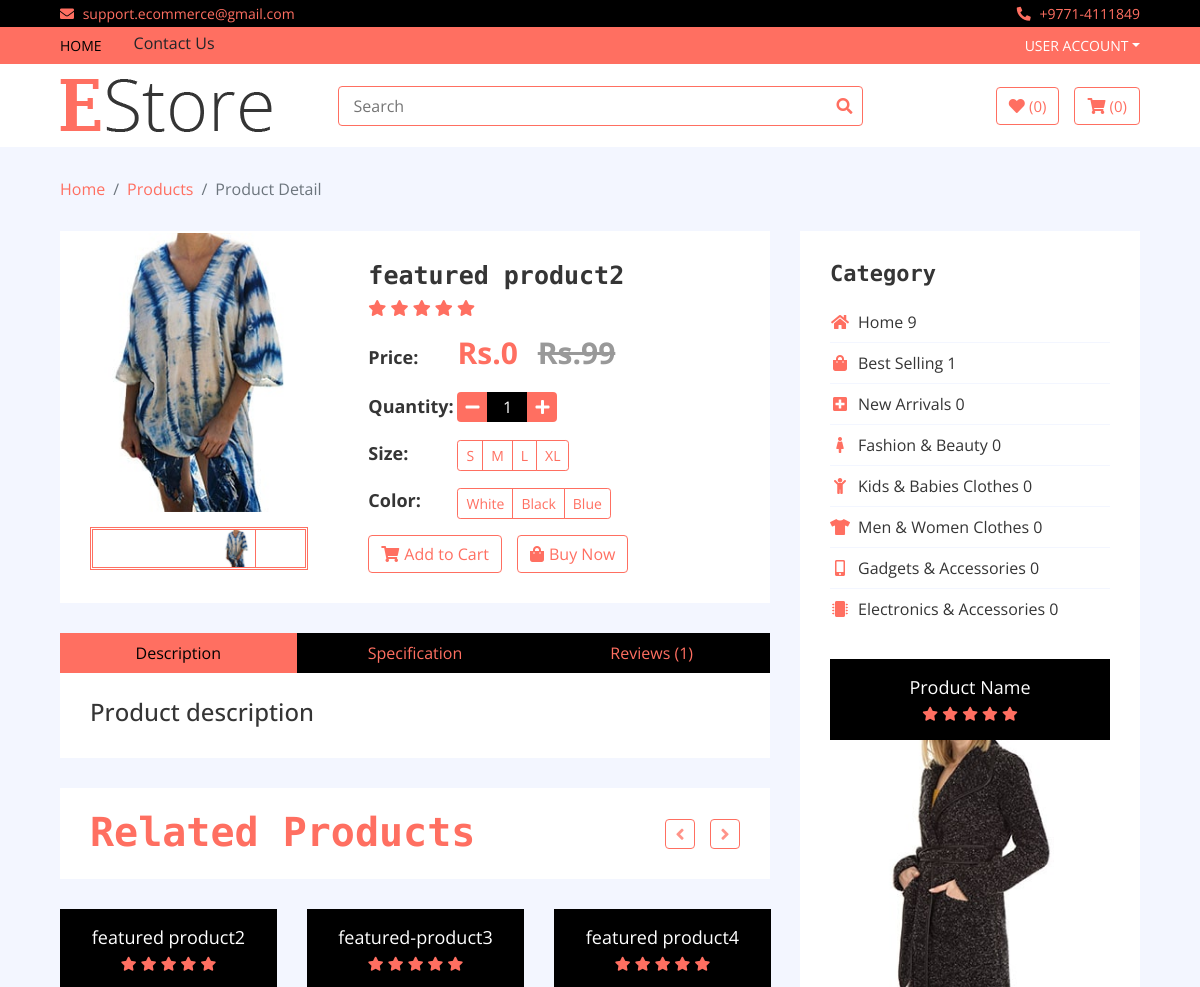
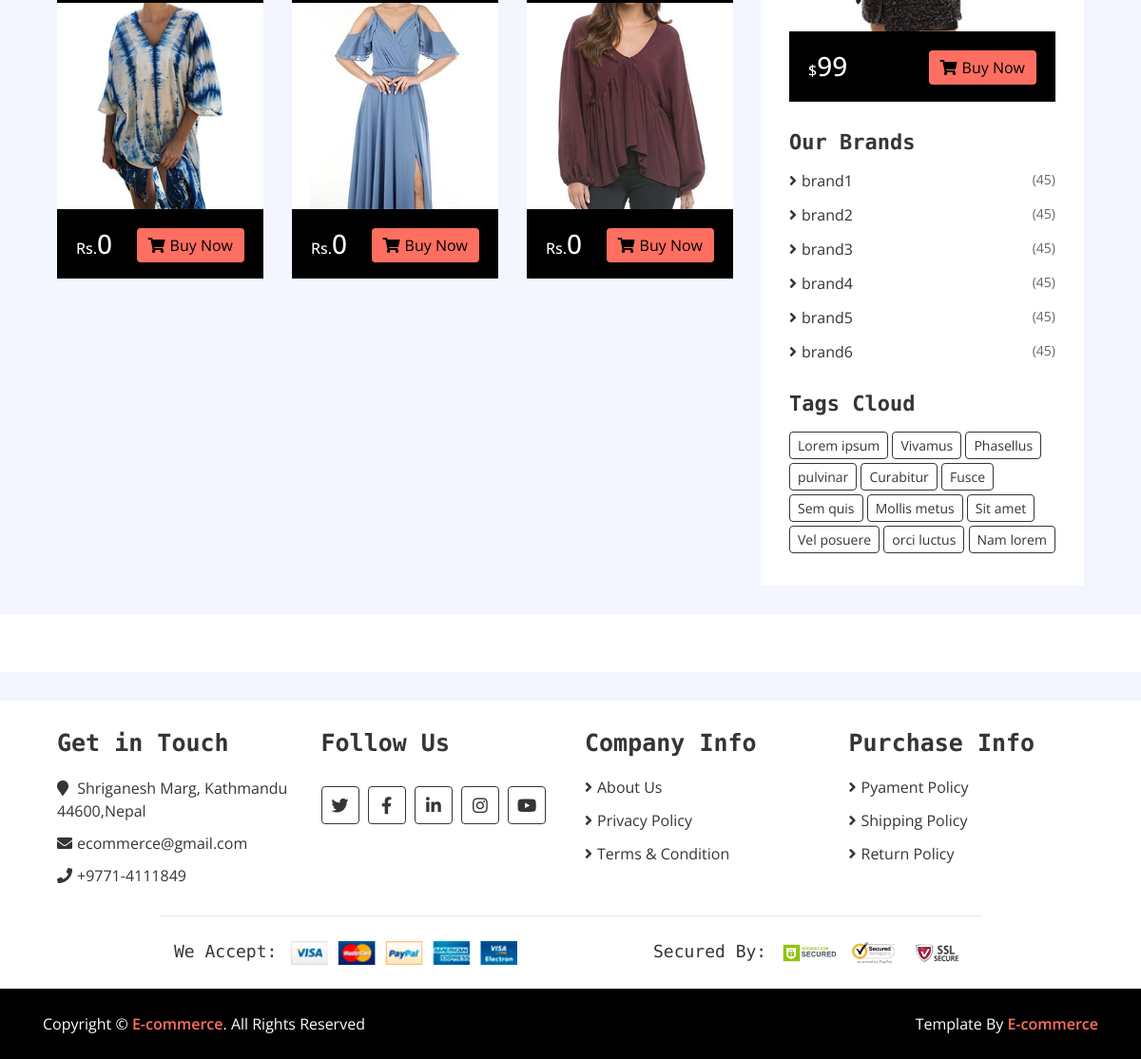
The app's page /products/featured product2 with its own data (2 pictures, top to bottom).
### home/models.py (models this page shows, shortened)
class Item(models.Model):
    title=models.CharField(max_length=200)
    price=models.IntegerField()
    discounted_price=models.IntegerField(default=0)
    label=models.CharField(choices=LABEL, max_length=200)
    image=models.ImageField(upload_to='media')
    status=models.CharField(choices=STATUS,max_length=200)
    slug=models.CharField(max_length=200,unique=True)
    category=models.ForeignKey("Category",on_delete=models.CASCADE)
    brand=models.ForeignKey("Brand",on_delete=models.CASCADE,null=True)
    description=models.TextField(blank=True)
    specification=models.TextField(blank=True)

class Category(models.Model):
    name=models.CharField( max_length=200)
    image=models.CharField( max_length=200)
    slug=models.CharField(max_length=100,unique=True)
    status=models.CharField(choices=STATUS,max_length=200)

class Brand(models.Model):
    name=models.CharField(max_length=200)
    image=models.ImageField( upload_to='media')
    status=models.CharField(choices=STATUS,max_length=200)

### home/views.py (the view)
# urls.py: path('products/<slug>',ItemDetailView.as_view(),name='products'),  # the slug value comes from model
class ItemDetailView(BaseView):
    def get(self,request,slug): # this slug is the value passed from url
        self.views['item_detail'] = Item.objects.filter(slug = slug)
        self.views['brand'] = Brand.objects.filter(status="active")
        self.views['count'] = []
        for i in self.views['brand']:
            count_food= Item.objects.filter(brand = i.id).count()
            d={'name': i.name,'count': count_food}
            self.views['count'].append(d)
        self.views['count_cat'] = Category.objects.filter(status="active")
        self.views['cat_count'] = []
        for i in self.views['count_cat']:
            count_food= Item.objects.filter(category = i.id).count()
            d={'name': i.name,'image':i.image,'cat_count': count_food}
            self.views['cat_count'].append(d)
        cat=Item.objects.get(slug=slug).category_id
        self.views['catitems']=Item.objects.filter(category = cat)
        return render(request,'product-detail.html',self.views)

### home/templates/product-detail.html (shortened to what this page needs)
{% extends 'base.html' %}
{% load static %}
{% block content %}
        <div class="breadcrumb-wrap">
            <div class="container-fluid">
                <ul class="breadcrumb">
                    <li class="breadcrumb-item"><a href="#">Home</a></li>
                    <li class="breadcrumb-item"><a href="#">Products</a></li>
                    <li class="breadcrumb-item active">Product Detail</li>
                </ul>
            </div>
        </div>
        <div class="product-detail">
            <div class="container-fluid">
                <div class="row">
                    <div class="col-lg-8">
                    {% for product in item_detail %}
                        <div class="product-detail-top">
                            <div class="row align-items-center">
                                <div class="col-md-5">
                                    <div class="product-slider-single normal-slider">
                                        <img src="{{product.image.url}}" alt="Product Image">
                                    </div>
                                    <div class="product-slider-single-nav normal-slider">
                                        <div class="slider-nav-img"><img src="{{product.image.url}}" alt="Product Image"></div>
                                    </div>
                                </div>
                                <div class="col-md-7">
                                    <div class="product-content">
                                        <div class="title"><h2>{{product.title}}</h2></div>
                                        <div class="ratting">
                                            <i class="fa fa-star"></i>
                                            <i class="fa fa-star"></i>
                                            <i class="fa fa-star"></i>
                                            <i class="fa fa-star"></i>
                                            <i class="fa fa-star"></i>
                                        </div>
                                        <div class="price">
                                            <h4>Price:</h4>
                                            <p>Rs.{{product.discounted_price}} <span>Rs.{{product.price}}</span></p>
                                        </div>
                                        <div class="quantity">
                                            <h4>Quantity:</h4>
                                            <div class="qty">
                                                <button class="btn-minus"><i class="fa fa-minus"></i></button>
                                                <input type="text" value="1">
                                                <button class="btn-plus"><i class="fa fa-plus"></i></button>
                                            </div>
                                        </div>
                                        <div class="p-size">
                                            <h4>Size:</h4>
                                            <div class="btn-group btn-group-sm">
                                                <button type="button" class="btn">S</button>
                                                <button type="button" class="btn">M</button>
                                                <button type="button" class="btn">L</button>
                                                <button type="button" class="btn">XL</button>
                                            </div>
                                        </div>
                                        <div class="p-color">
                                            <h4>Color:</h4>
                                            <div class="btn-group btn-group-sm">
                                                <button type="button" class="btn">White</button>
                                                <button type="button" class="btn">Black</button>
                                                <button type="button" class="btn">Blue</button>
                                            </div>
                                        </div>
                                        <div class="action">
                                            <a class="btn" href="#"><i class="fa fa-shopping-cart"></i>Add to Cart</a>
                                            <a class="btn" href="#"><i class="fa fa-shopping-bag"></i>Buy Now</a>
                                        </div>
                                    </div>
                                </div>
                            </div>
                        </div>
                        <div class="row product-detail-bottom">
                            <div class="col-lg-12">
                                <ul class="nav nav-pills nav-justified">
                                    <li class="nav-item">
                                        <a class="nav-link active" data-toggle="pill" href="#description">Description</a>
                                    </li>
                                    <li class="nav-item">
                                        <a class="nav-link" data-toggle="pill" href="#specification">Specification</a>
                                    </li>
                                    <li class="nav-item">
                                        <a class="nav-link" data-toggle="pill" href="#reviews">Reviews (1)</a>
                                    </li>
                                </ul>
                                <div class="tab-content">
                                    <div id="description" class="container tab-pane active">
                                        <h4>Product description</h4>
                                    </div>
                                </div>
                            </div>
                        </div>
                    {% endfor %}
                        <div class="product">
                            <div class="section-header">
                                <h1>Related Products</h1>
                            </div>
                            <div class="row align-items-center product-slider product-slider-3">
                            {% for cat in catitems %}
                                <div class="col-lg-3">
                                    <div class="product-item">
                                        <div class="product-title">
                                            <a href="#">{{cat.title}}</a>
                                            <div class="ratting">
                                                <i class="fa fa-star"></i>
                                                <i class="fa fa-star"></i>
                                                <i class="fa fa-star"></i>
                                                <i class="fa fa-star"></i>
                                                <i class="fa fa-star"></i>
                                            </div>
                                        </div>
                                        <div class="product-image">
                                            <a href="product-detail.html">
                                                <img src="{{cat.image.url}}" alt="Product Image">
                                            </a>
                                        </div>
                                        <div class="product-price">
                                            <h3><span>Rs.</span>{{cat.discounted_price}}</h3>
                                            <a class="btn" href=""><i class="fa fa-shopping-cart"></i>Buy Now</a>
                                        </div>
                                    </div>
                                </div>
                                {% endfor %}
                            </div>
                        </div>
                    </div>
                    <div class="col-lg-4 sidebar">
                        <div class="sidebar-widget category">
                            <h2 class="title">Category</h2>
                            <nav class="navbar bg-light">
                                <ul class="navbar-nav">
                                    {% for cat in cat_count %}
                                    <li class="nav-item">
                                        <a class="nav-link" href="#"><i class="fa fa-{{cat.image}}"></i>{{cat.name}} {{cat.cat_count}}</a>
                                    </li>
                                    {% endfor %}
                                </ul>
                            </nav>
                        </div>
                        <div class="sidebar-widget widget-slider">
                            <div class="sidebar-slider normal-slider">
                                <div class="product-item">
                                    <div class="product-title">
                                        <a href="#">Product Name</a>
                                        <div class="ratting">
                                            <i class="fa fa-star"></i>
                                            <i class="fa fa-star"></i>
                                            <i class="fa fa-star"></i>
                                            <i class="fa fa-star"></i>
                                            <i class="fa fa-star"></i>
                                        </div>
                                    </div>
                                    <div class="product-image">
                                        <a href="product-detail.html">
                                            <img src="img/product-7.jpg" alt="Product Image">
                                        </a>
                                    </div>
                                    <div class="product-price">
                                        <h3><span>$</span>99</h3>
                                        <a class="btn" href=""><i class="fa fa-shopping-cart"></i>Buy Now</a>
                                    </div>
                                </div>
                            </div>
                        </div>
                        <div class="sidebar-widget brands">
                            <h2 class="title">Our Brands</h2>
                            <ul>
                            {% for brand in count %}
                                <li><a href="#">{{brand.name}} </a><span>(45)</span></li>
                            {% endfor %}
                            </ul>
                        </div>
                        <div class="sidebar-widget tag">
                            <h2 class="title">Tags Cloud</h2>
                            <a href="#">Lorem ipsum</a>
                            <a href="#">Vivamus</a>
                            <a href="#">Phasellus</a>
                            <a href="#">pulvinar</a>
                            <a href="#">Curabitur</a>
                            <a href="#">Fusce</a>
                            <a href="#">Sem quis</a>
                            <a href="#">Mollis metus</a>
                            <a href="#">Sit amet</a>
                            <a href="#">Vel posuere</a>
                            <a href="#">orci luctus</a>
                            <a href="#">Nam lorem</a>
                        </div>
                    </div>
                </div>
            </div>
        </div>
        <div class="brand">
            <div class="container-fluid">
                <div class="brand-slider">
                {% for brand in brands %}
                    <div class="brand-item"><img src="{{brand.iamge.url}}" alt=""></div>
                {% endfor %}
                </div>
            </div>
        </div>
       {% endblock  %}

### records on screen
Item: image (picture), title "featured product2", discounted_price "0", price "99"
Item: title "featured-product3", image (picture), discounted_price "0"
Item: title "featured product4", image (picture), discounted_price "0"
Category: name "Home"
Category: name "Best Selling"
Category: name "New Arrivals"
Category: name "Fashion & Beauty"
Category: name "Kids & Babies Clothes"
Category: name "Men & Women Clothes"
Category: name "Gadgets & Accessories"
Category: name "Electronics & Accessories"
Brand: name "brand1"
Brand: name "brand2"
Brand: name "brand3"
Brand: name "brand4"
Brand: name "brand5"
Brand: name "brand6"

### other values on screen
{{ cat.cat_count }} "9" "1" "0" "0" "0" "0" "0" "0"
